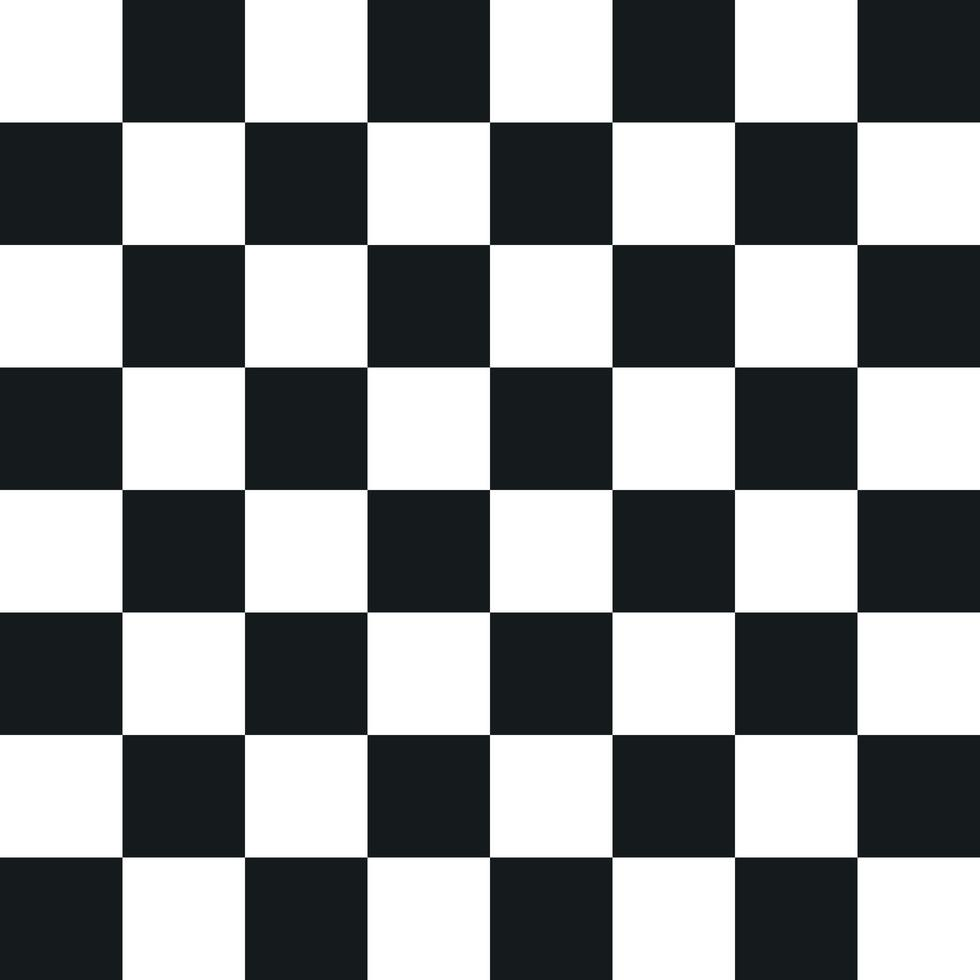
#> input picture chss.jpg, 980 x 980 px, found by its file name
$ jupyter execute --allow-errors CV_final.ipynb
#> lines starting #> are read from the running program, lines starting #| are printed output that depends on the picture; after the words box and inside, x2 and y2 are one past the last pixel; in counts of white or black regions, pixels touching at a corner belong together
[cell 1]
import cv2
import numpy as np
import matplotlib.pyplot as plt
from tensorflow.keras.models import Sequential
from tensorflow.keras.layers import Conv2D, MaxPooling2D, Flatten, Dense

[cell 2]
#PART 1

[cell 3]
img = cv2.cvtColor(cv2.imread("/content/chss.jpg"), cv2.COLOR_BGR2RGB)
img_square=cv2.cvtColor(cv2.imread("/content/chss.jpg"), cv2.COLOR_BGR2RGB)
plt.imshow(img);
plt.title("Original")
plt.axis("off")
plt.show()

[cell 4]
img_resize = cv2.resize(img, (256,256))
plt.imshow(img_resize)
plt.title("Resized")
plt.axis("off")
plt.show()

[cell 5]
img_rotate = cv2.rotate(img_resize, cv2.ROTATE_180)
plt.imshow(img_rotate)
plt.title("Rotated")
plt.axis("off")
plt.show()

[cell 6]
img_square = img_rotate.copy()
img_square[1:33, 1:32] = [255,0,0]
#> img_square: shape (256, 256, 3); mean R, G, B 137.9, 136.6, 138
plt.imshow(img_square)
plt.title("Red Square")
#plt.axis("off")
plt.show()

[cell 7]
img_invert = 255 - img
plt.imshow(img_invert)
plt.title("Inverted")
plt.axis("off")
plt.show()

[cell 8]
gray = cv2.cvtColor(img_invert, cv2.COLOR_RGB2GRAY)
plt.imshow(gray, cmap="gray")
plt.title("Grayscale")
plt.axis("off")
plt.show()

[cell 9]
plt.hist(gray.flatten(), bins=50)
plt.title("Histogram")
plt.show()
#> figure, not shown here; tallest bar 467784 high, from x = 0 to 5.1

[cell 10]
#PART 2

[cell 11]
mean = cv2.blur(gray, (5,5))
plt.imshow(mean, cmap="gray")
plt.title("Mean Filter")
plt.axis("off")
plt.show()

[cell 12]
gauss = cv2.GaussianBlur(gray, (5,5), 0)
plt.imshow(gauss, cmap="gray")
plt.title("Gaussian Filter")
plt.axis("off")
plt.show()

[cell 13]
edges = cv2.Canny(gray, 100, 200)
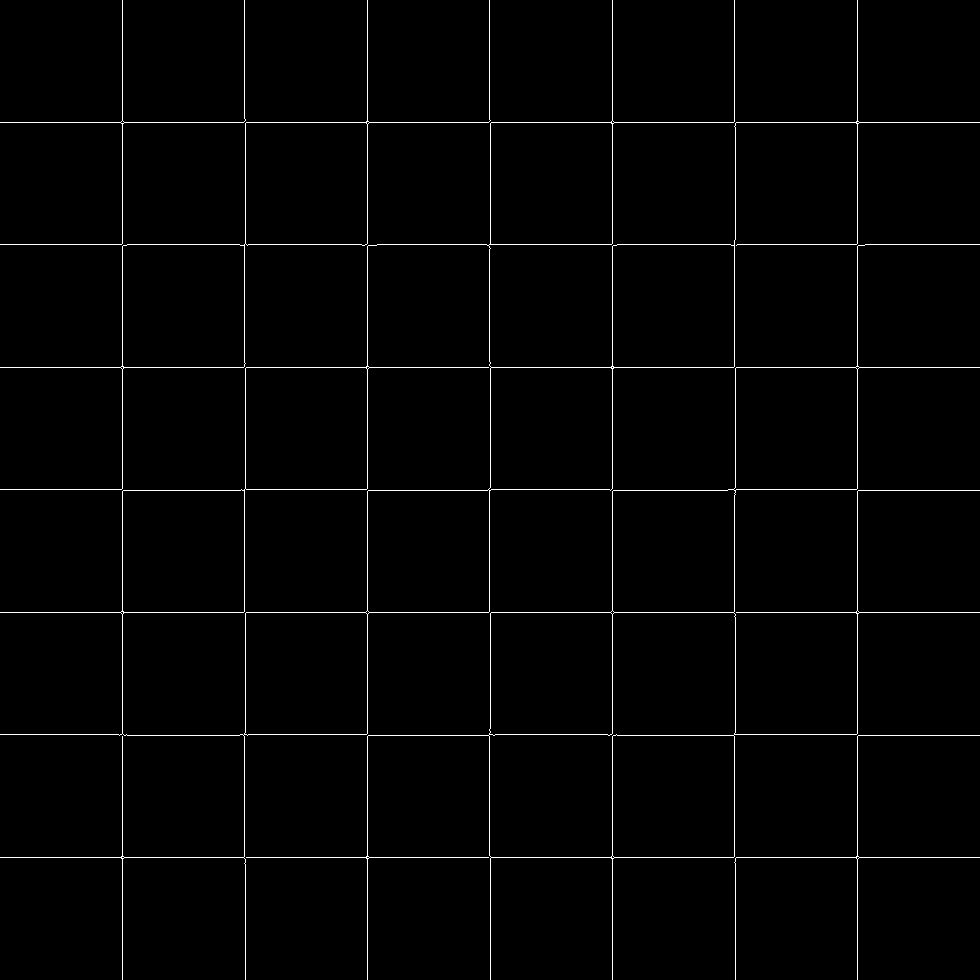
#> edges: shape (980, 980); 1.4% white in thin lines or dots
plt.imshow(edges, cmap="gray")
plt.title("Edges")
plt.axis("off")
plt.show()

[cell 14]
#PART3

[cell 15]
width, height = img.shape[:2]
#> width = 980; height = 980
half = cv2.resize(img, (width // 2, height // 2))
double = cv2.resize(img, (width * 2, height * 2))
fixed = cv2.resize(img, (200, 200))

plt.imshow(cv2.cvtColor(half, cv2.COLOR_BGR2RGB))
plt.title('Half Size')
plt.axis('off')
plt.show()
#> figure, not shown here; B, G, R data is drawn as R, G, B

plt.imshow(cv2.cvtColor(double, cv2.COLOR_BGR2RGB))
plt.title('Double Size')
plt.axis('off')
plt.show()
#> figure, not shown here; B, G, R data is drawn as R, G, B

plt.imshow(cv2.cvtColor(fixed, cv2.COLOR_BGR2RGB))
plt.title('200 x 200')
plt.axis('off')
plt.show()
#> figure, not shown here; B, G, R data is drawn as R, G, B

[cell 16]
methods = {
    "INTER_NEAREST": cv2.INTER_NEAREST,
    "INTER_LINEAR": cv2.INTER_LINEAR,
    "INTER_CUBIC": cv2.INTER_CUBIC,
    "INTER_AREA": cv2.INTER_AREA
}

for name, method in methods.items():
    resized = cv2.resize(img, (width // 2, height // 2), interpolation=method)
    plt.imshow(cv2.cvtColor(resized, cv2.COLOR_BGR2RGB))
    plt.title(f"Half Size - {name}")
    plt.axis('off')
    plt.show()
#> this loop made 4 passes
#> pass 1, `plt.show()`:
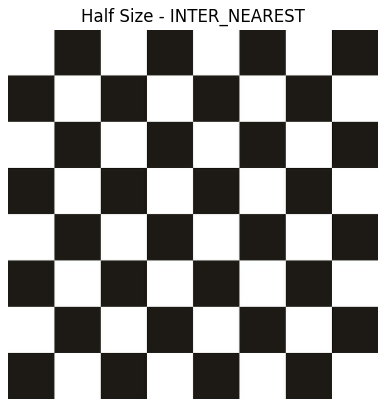
#> figure drawn by matplotlib, 1 panel; B, G, R data is drawn as R, G, B

[cell 17]
images = {
    "Original": img,
    "Half": half,
    "Double": double,
    "200x200": fixed
}

for name, im in images.items():
    gray = cv2.cvtColor(im, cv2.COLOR_BGR2GRAY)
    gray = np.float32(gray)

    dst = cv2.cornerHarris(gray, blockSize=2, ksize=3, k=0.04)
    dst = cv2.dilate(dst, None)

    corners_count = np.sum(dst > 0.01 * dst.max())
    print(name, "corners:", corners_count)

    im_corners = im.copy()
    im_corners[dst > 0.01 * dst.max()] = [0, 0, 255]

    plt.imshow(cv2.cvtColor(im_corners, cv2.COLOR_BGR2RGB))
    plt.title(f"Harris Corners - {name}")
    plt.axis('off')
    plt.show()
#> this loop made 4 passes
#> (name, corners_count) on passes 1 to 4: ('Original', 1521), ('Half', 1555), ('Double', 2625), ('200x200', 1225)
#| Original corners: 1521
#| Half corners: 1555
#| Double corners: 2625
#| 200x200 corners: 1225
#> pass 1, `dst = cv2.dilate(dst, None)`:
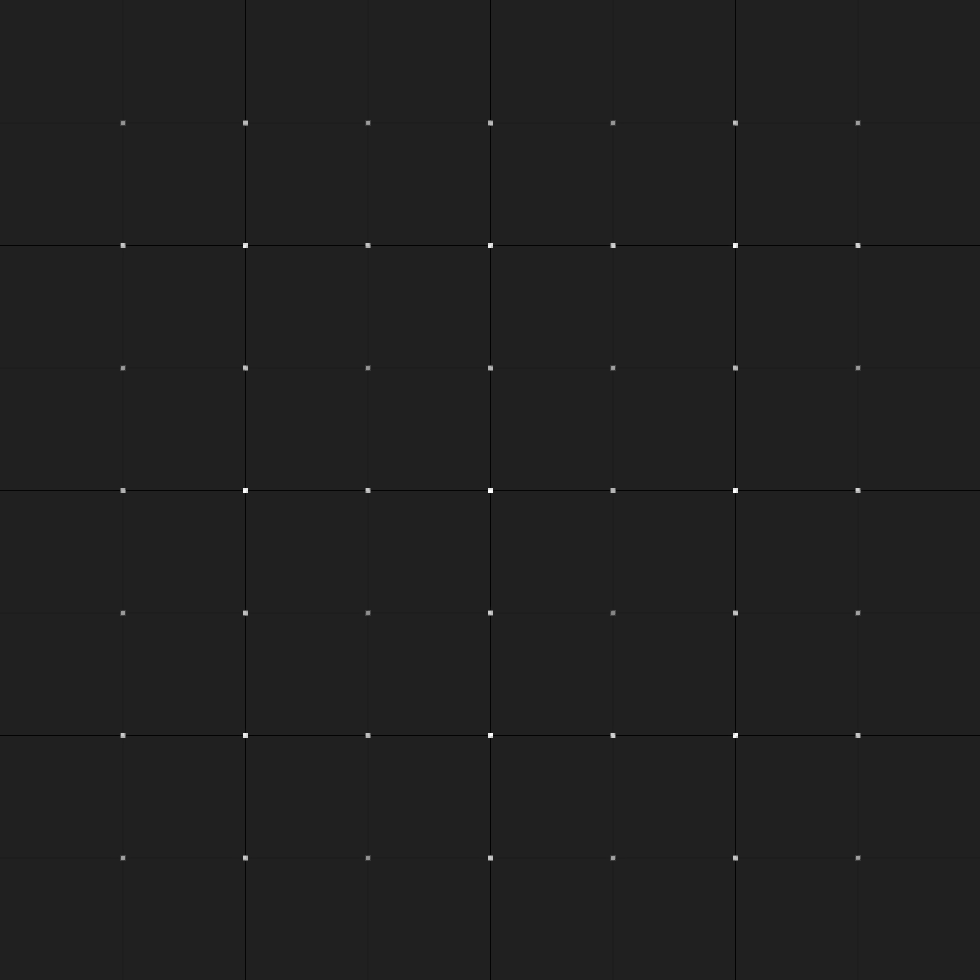
#> dst: shape (980, 980) float32; min -22497398, max 156165040, mean -13221.7; drawn with min black and max white

[cell 18]
#PART4

[cell 19]
image = cv2.imread("/content/cat.jfif")
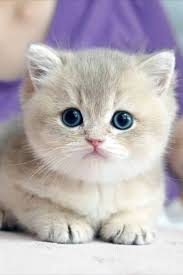
#> input picture cat.jfif, 183 x 275 px, found by its file name
#> image is the input picture: shape (275, 183, 3); mean B, G, R 182.1, 178.6, 186.3
gray_image = cv2.cvtColor(image, cv2.COLOR_BGR2GRAY)
threshold_value, mask = cv2.threshold(gray_image, 0, 255, cv2.THRESH_BINARY + cv2.THRESH_OTSU)  #255->white , 0->black
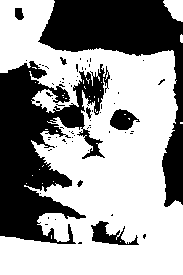
#> mask: shape (275, 183); 60.2% white; 68 black regions (60 under 20 px), largest, box (x1, y1, x2, y2) and area: (0, 61, 110, 244) 10267, (38, 0, 183, 207) 8525, (91, 221, 139, 245) 489
#> threshold_value = 172
print("Otsu threshold value:", threshold_value)
#| Otsu threshold value: 172.0
foreground = cv2.bitwise_and(image, image, mask=mask)
plt.figure(figsize=(10,4))
plt.subplot(1,3,1)
plt.imshow(cv2.cvtColor(image, cv2.COLOR_BGR2RGB))
plt.title("Original Image")
plt.axis('off')

plt.subplot(1,3,2)
plt.imshow(mask, cmap='gray')
plt.title("Binary Mask (Otsu)")
plt.axis('off')

plt.subplot(1,3,3)
plt.imshow(cv2.cvtColor(foreground, cv2.COLOR_BGR2RGB))
plt.title("Foreground (Segmented)")
plt.axis('off')

plt.show()
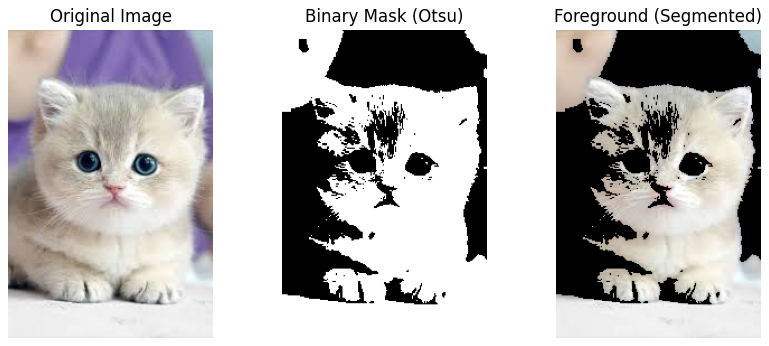
#> figure drawn by matplotlib, 3 panels

[cell 20]
lab = cv2.cvtColor(image, cv2.COLOR_BGR2LAB)  #separates brightness from color
#> lab: shape (275, 183, 3); mean of channels 0, 1, 2 186.5, 132, 127
Z = lab.reshape(-1, 3).astype(np.float32)
K = 4
criteria = (cv2.TERM_CRITERIA_EPS + cv2.TERM_CRITERIA_MAX_ITER, 20, 1.0)
#> criteria = (3, 20, 1)
_, labels, _ = cv2.kmeans(Z, K, None, criteria, 5, cv2.KMEANS_PP_CENTERS)

seg = labels.reshape(image.shape[:2])
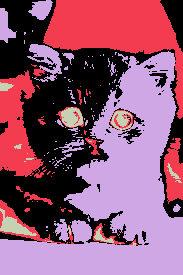
#> seg: shape (275, 183) int32; 4 distinct labels, from 0 to 3; one colour per label, 0 black

plt.figure(figsize=(12,4))
for k in range(K):
    mask = np.uint8(seg == k) * 255
    plt.subplot(1, K, k+1)
    plt.imshow(mask, cmap="gray")
    plt.title(f"Cluster {k}")
    plt.axis("off")
#> this loop made 4 passes
#> pass 1, `mask = np.uint8(seg == k) * 255`:
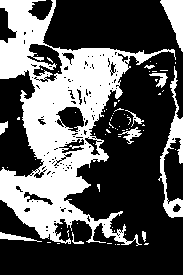
#> mask: shape (275, 183); 34.9% white; 69 white regions (58 under 20 px), largest, box (x1, y1, x2, y2) and area: (0, 0, 176, 246) 15103, (158, 66, 183, 218) 1009, (160, 0, 183, 52) 607
plt.show()

[cell 21]
image = cv2.imread("/content/cat.jfif")

height, width = image.shape[:2]
#> height = 275; width = 183

x = int(0.10 * width)
#> x = 18
y = int(0.10 * height)
#> y = 27
rect_width = int(0.80 * width)
#> rect_width = 146
rect_height = int(0.80 * height)
#> rect_height = 220
rectangle = (x, y, rect_width, rect_height)
#> rectangle = (18, 27, 146, 220)

mask = np.zeros((height, width), np.uint8)
background = np.zeros((1, 65), np.float64)
foreground = np.zeros((1, 65), np.float64)

cv2.grabCut(image, mask, rectangle, background, foreground, 5, cv2.GC_INIT_WITH_RECT)

binary_mask = np.where((mask == 1) | (mask == 3), 255, 0).astype('uint8')

result = cv2.bitwise_and(image, image, mask=binary_mask)
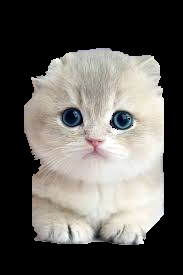
#> result: shape (275, 183, 3); mean B, G, R 89, 93.5, 96

plt.figure(figsize=(10, 4))

plt.subplot(1, 2, 1)
plt.imshow(binary_mask, cmap='gray')
plt.title("Foreground Mask")
plt.axis('off')

plt.subplot(1, 2, 2)
plt.imshow(cv2.cvtColor(result, cv2.COLOR_BGR2RGB))
plt.title("Extracted Foreground")
plt.axis('off')

plt.show()

[cell 22]
#PART 5

[cell 23]
X = cv2.resize(img, (32,32)).reshape(1,32,32,3)/255
y = np.array([0])

#> (a cell that did not finish here is left out)

#> (a cell that did not finish here is left out)

[cell 26]
cnn_acc = 1.0
mlp_acc = 1.0
models = ['CNN', 'MLP']
acc = [cnn_acc, mlp_acc]
plt.bar(models, acc)
plt.ylabel("Accuracy")
plt.title("CNN vs MLP Accuracy")
plt.show()
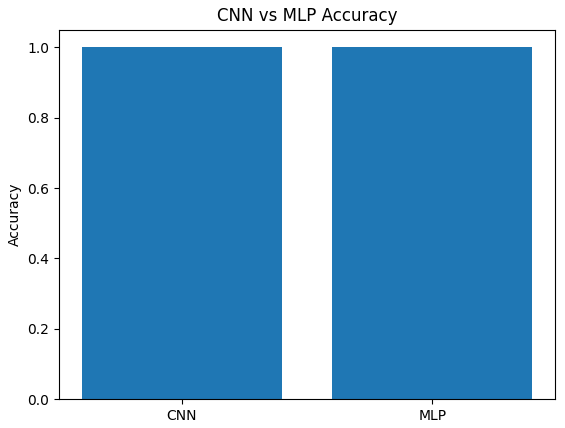
#> figure drawn by matplotlib, 1 panel
